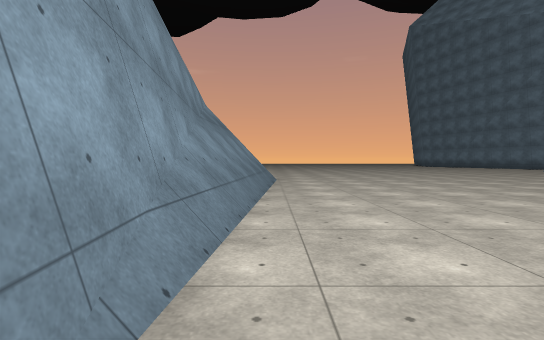
view 1 (above)

13 first-person views from a walk through a 3-D level made in the Unity game engine. The camera is 1.3 m above the floor, tilts 2° down and sees 85° across. The floor is counted in squares, 2 m on a side. Each view is taken from the middle of a square. On the plan, view 1 faces up. The plan holds only what a view shows up to about 9 squares ahead; the rest is blank. The place goes on beyond the plan. The player is left out. Some animated figures are left out. Some surface patterns are stand-ins.

view 2
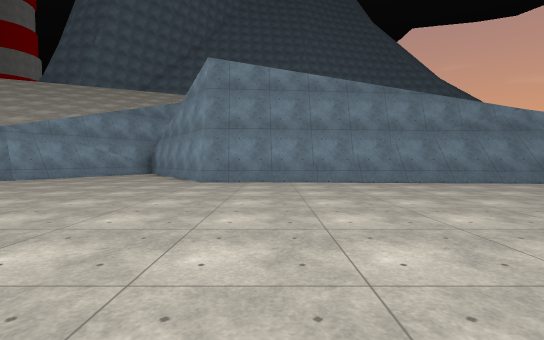

view 3
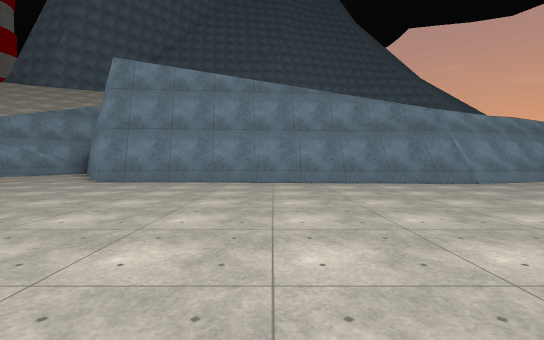

view 4
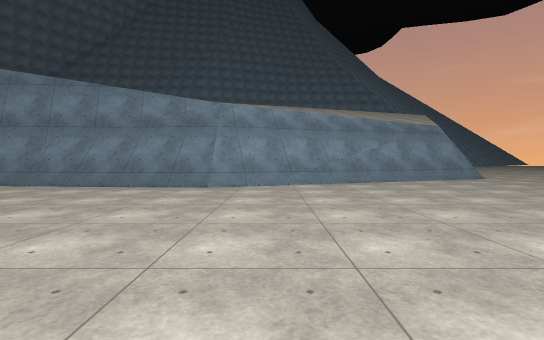

view 5
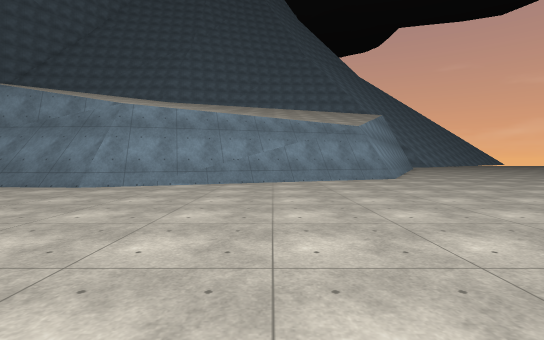

view 6
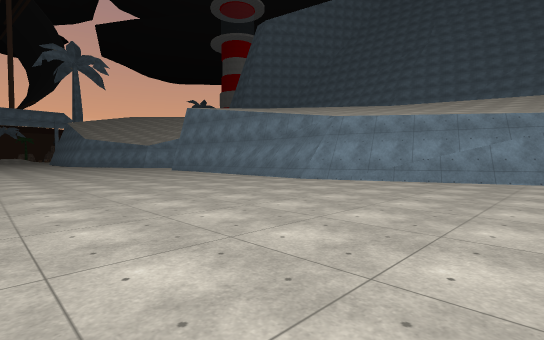

view 7
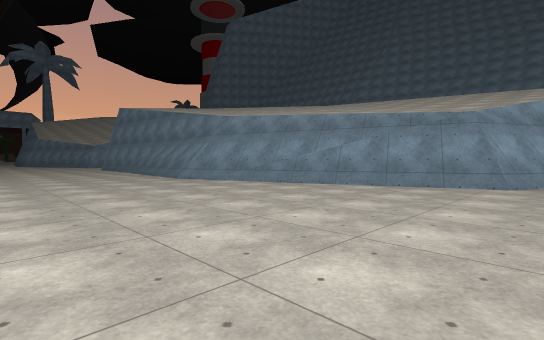

view 8
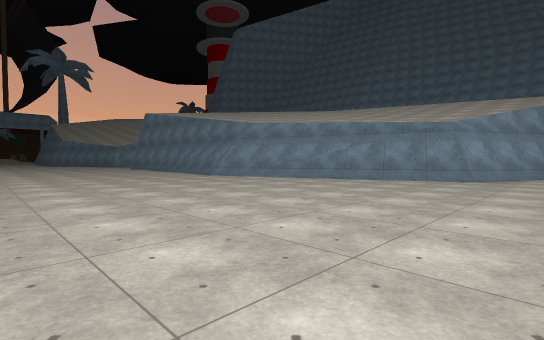

view 9
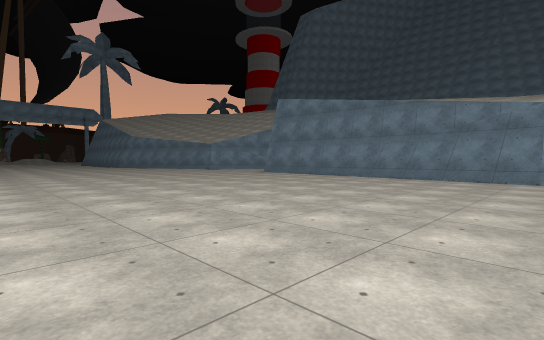

view 10
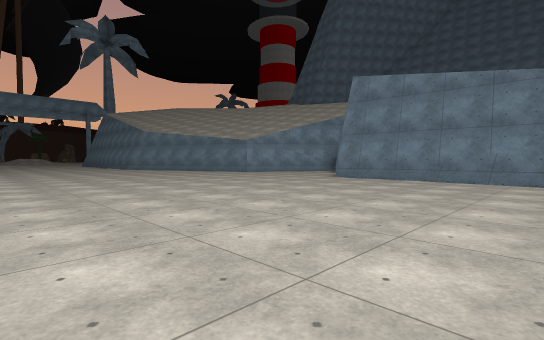

view 11
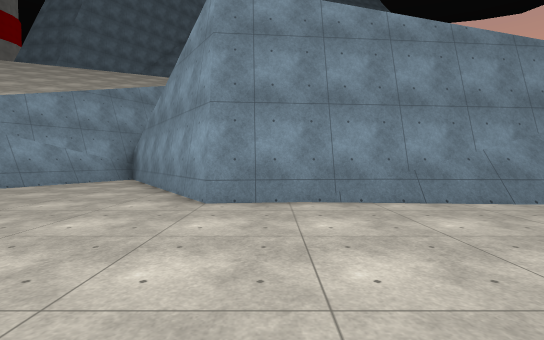

view 12
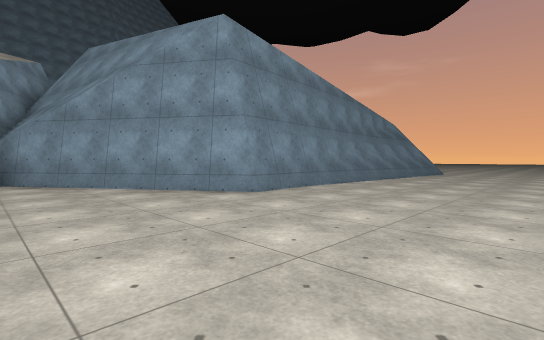

view 13
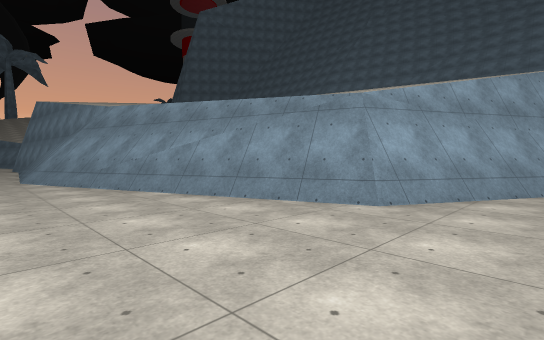

### Floor plan
Points are (right, up) in squares from view 1. A wall is a line through its corners. A room is listed if a view was taken in it or the views show most of it. See-through windows are left out.
Room 1 (views 1, 2, 3, 4, 5, 6, 7, 8, 9, 10, 11, 12, 13)
walls: (-0.4, 9.6) (-0.9, 2.6); (-0.6, 9.6) (-1.1, 3.3); (-1, 3.5) (-0.5, -1) (-5.9, -4.6); (-1.5, 12.2) (-0.6, 9.5); (-2, 13.7) (-1.6, 12.5); (-5, -5.3) (-4.6, -5.5); (-6.7, 19.8) (-3.2, 17.9) (0, 9.4); (-7, 19.7) (-3.4, 17.8) (-0.3, 9.4) (-0.8, 2)
low walls: (0, 9.4) (-0.7, 0.8); (-5.7, 19.5) (-3.1, 18.1) (0.1, 9.4); (-5, -5.1) (-4.2, -5.5)

Where each view was taken, in squares from view 1:
view 1: 0 up, 0 right, facing up
view 2: 1 up, 8 right, facing left
view 3: 4 up, 8 right, facing left
view 4: 11 up, 7 right, facing left
view 5: 14 up, 7 right, facing left
view 6: 16 up, 8 right, facing down-left
view 7: 19 up, 5 right, facing down-left
view 8: 20 up, 7 right, facing down-left
view 9: 10 up, 10 right, facing down-left
view 10: 5 up, 9 right, facing down-left
view 11: 0 up, 4 right, facing left
view 12: 5 down, 4 right, facing up-left
view 13: 20 up, 1 right, facing down-left
